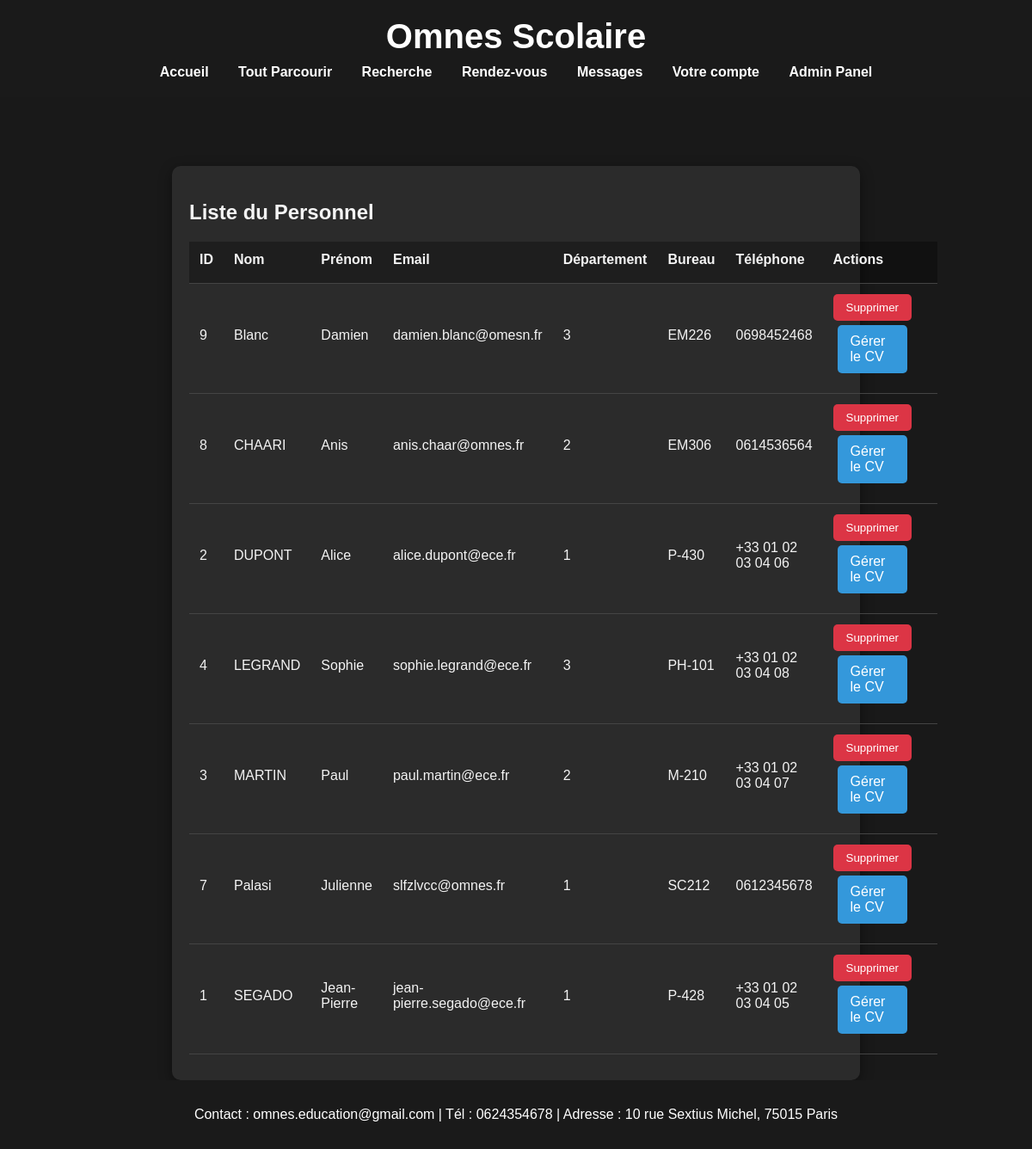
/admin_liste_personnel.php (signed in), run on the app's committed database.
### tables this page shows
CREATE TABLE IF NOT EXISTS `professeurs` (
  `id` int NOT NULL AUTO_INCREMENT,
  `nom` varchar(100) NOT NULL,
  `prenom` varchar(100) NOT NULL,
  `photo` varchar(255) DEFAULT NULL,
  `bureau` varchar(50) DEFAULT NULL,
  `telephone` varchar(20) DEFAULT NULL,
  `email` varchar(100) DEFAULT NULL,
  `disponibilite` text,
  `cv` varchar(255) DEFAULT NULL,
  `departement_id` int DEFAULT NULL,
  `acces` text,
  `materielles_demandes` text,
  `laboratoire_recherche` varchar(255) DEFAULT NULL,
  `utilisateur_id` int DEFAULT NULL,
  PRIMARY KEY (`id`),
  UNIQUE KEY `utilisateur_id` (`utilisateur_id`),
  KEY `departement_id` (`departement_id`)
);

### admin_liste_personnel.php (the view, shortened to what this page needs)
<?php
require_once 'config.php';
$stmt = $pdo->query("
    SELECT p.id, p.nom, p.prenom, p.bureau, p.telephone, p.email as professeur_email, p.departement_id, u.id as utilisateur_id
    FROM professeurs p
    LEFT JOIN utilisateurs u ON p.utilisateur_id = u.id
    ORDER BY p.nom, p.prenom
");
$professeurs = $stmt->fetchAll(PDO::FETCH_ASSOC);
?>
<!DOCTYPE html>
<html lang="fr">
<head>
    <link rel="stylesheet" href="style.css">
</head>
<body>
    <header>
        <h1>Omnes Scolaire</h1>
        <nav>
            <a href="index.php">Accueil</a>
            <a href="parcourir.php">Tout Parcourir</a>
            <a href="recherche.php">Recherche</a>
            <a href="rendezvous.php">Rendez-vous</a>
            <?php if (isset($_SESSION['utilisateur'])): ?>
                <a href="messages.php">Messages</a>
                <a href="compte.php">Votre compte</a>
                <?php if ($_SESSION['utilisateur']['type'] === 'admin'): ?>
                    <a href="admin_panel.php">Admin Panel</a>
                <?php endif; ?>
            <?php else: ?>
                <a href="connexion.php">Connexion</a>
            <?php endif; ?>
        </nav>
    </header>
    <main>
        <div class="personnel-list">
            <h2>Liste du Personnel</h2>
            <table class="personnel-table">
                <thead>
                    <tr>
                        <th>ID</th>
                        <th>Nom</th>
                        <th>Prénom</th>
                        <th>Email</th>
                        <th>Département</th>
                        <th>Bureau</th>
                        <th>Téléphone</th>
                        <th>Actions</th>
                    </tr>
                </thead>
                <tbody>
                    <?php foreach ($professeurs as $professeur): ?>
                    <tr>
                        <td><?php echo htmlspecialchars($professeur['id']); ?></td>
                        <td><?php echo htmlspecialchars($professeur['nom']); ?></td>
                        <td><?php echo htmlspecialchars($professeur['prenom']); ?></td>
                        <td><?php echo htmlspecialchars($professeur['professeur_email'] ?? ''); ?></td>
                        <td><?php echo htmlspecialchars($professeur['departement_id']); ?></td>
                        <td><?php echo htmlspecialchars($professeur['bureau']); ?></td>
                        <td><?php echo htmlspecialchars($professeur['telephone']); ?></td>
                        <td>
                            <form action="traitement_admin_delete_personnel.php" method="POST" style="display: inline-block;">
                                <button type="submit" class="delete-btn" onclick="return confirm('Êtes-vous sûr de vouloir supprimer ce membre du personnel ?')">
                                    Supprimer
                                </button>
                            </form>
                            <a href="admin_gerer_cv.php?professeur_id=<?php echo $professeur['id']; ?>" class="admin-btn">Gérer le CV</a>
                        </td>
                    </tr>
                    <?php endforeach; ?>
                </tbody>
            </table>
        </div>
    </main>
    <footer>
        <p>Contact : omnes.education@gmail.com | Tél : 0624354678 | Adresse : 10 rue Sextius Michel, 75015 Paris</p>
    </footer>
</body>
</html>

### style.css (style rules this page uses)
html, body { margin: 0; padding: 0; width: 100%; overflow-x: hidden; }
body { font-family: Arial, sans-serif; color: #f4f4f4; background: #333; background-attachment: fixed; }
header { background: #1a1a1a; color: #fff; padding: 20px 0 10px 0; text-align: center; }
header h1 { margin: 0 0 10px 0; font-size: 2.5em; color: #ffffff; }
nav { margin-bottom: 10px; }
nav a { color: #fff; text-decoration: none; margin: 0 15px; font-weight: bold; transition: color 0.2s; }
main { max-width: 800px; margin: 30px auto; background: none; padding: 20px; }
footer { background: #1a1a1a; color: #fff; text-align: center; padding: 15px 0; position: fixed; width: 100%; bottom: 0; left: 0; z-index: 1; }
h1 { text-align: center; color: #ffffff; }
body::after { content: ''; position: fixed; top: 0; left: 0; width: 100%; height: 100%; background-color: rgba(0, 0, 0, 0.5); z-index: -1; }
.admin-btn { display: inline-block; background: #3498db; color: #fff; border: none; border-radius: 5px; padding: 10px 15px; margin: 5px; font-size: 1em; cursor: pointer; text-decoration: none; transition: background 0.2s ease; }

### admin_liste_personnel.php (style rules this page uses)
.personnel-list { max-width: 1400px; margin: 30px auto; padding: 20px; padding-bottom: 30px; background: rgba(255, 255, 255, 0.08); border-radius: 10px; box-shadow: 0 4px 15px rgba(0, 0, 0, 0.4); }
.personnel-table { width: 100%; border-collapse: collapse; margin-top: 20px; color: #f4f4f4; }
.personnel-table th, .personnel-table td { padding: 12px; padding-bottom: 18px; text-align: left; border-bottom: 1px solid #444; }
.personnel-table td:last-child { padding-right: 30px; }
.personnel-table th { background-color: rgba(0, 0, 0, 0.3); font-weight: bold; }
.delete-btn { background-color: #dc3545; color: white; border: none; padding: 8px 15px; border-radius: 5px; cursor: pointer; transition: background-color 0.2s; }

### data on the page
professeurs: id "9", nom "Blanc", prenom "Damien", email "damien.blanc@omesn.fr", departement "3", bureau "EM226", telephone "0698452468"
professeurs: id "8", nom "CHAARI", prenom "Anis", email "anis.chaar@omnes.fr", departement "2", bureau "EM306", telephone "0614536564"
professeurs: id "2", nom "DUPONT", prenom "Alice", email "alice.dupont@ece.fr", departement "1", bureau "P-430", telephone "+33 01 02 03 04 06"
professeurs: id "4", nom "LEGRAND", prenom "Sophie", email "sophie.legrand@ece.fr", departement "3", bureau "PH-101", telephone "+33 01 02 03 04 08"
professeurs: id "3", nom "MARTIN", prenom "Paul", email "paul.martin@ece.fr", departement "2", bureau "M-210", telephone "+33 01 02 03 04 07"
professeurs: id "7", nom "Palasi", prenom "Julienne", email "slfzlvcc@omnes.fr", departement "1", bureau "SC212", telephone "0612345678"
professeurs: id "1", nom "SEGADO", prenom "Jean-Pierre", email "jean-pierre.segado@ece.fr", departement "1", bureau "P-428", telephone "+33 01 02 03 04 05"
